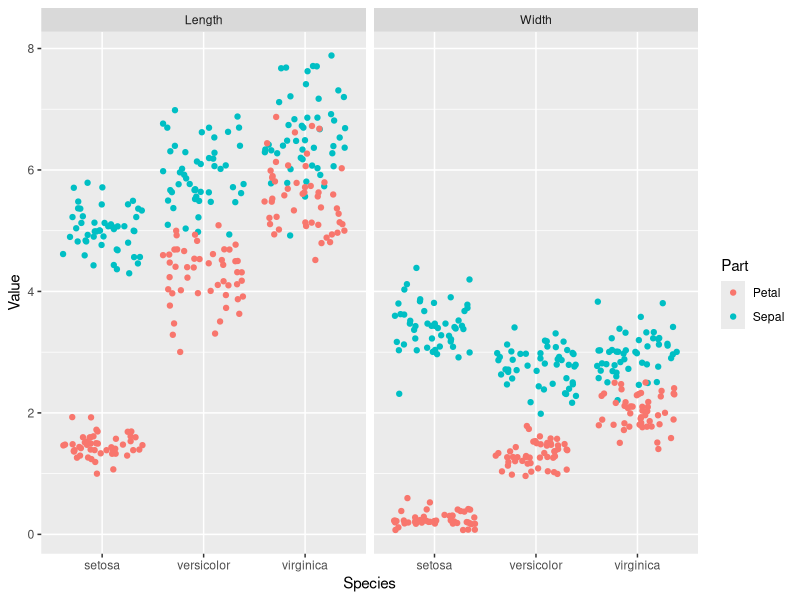
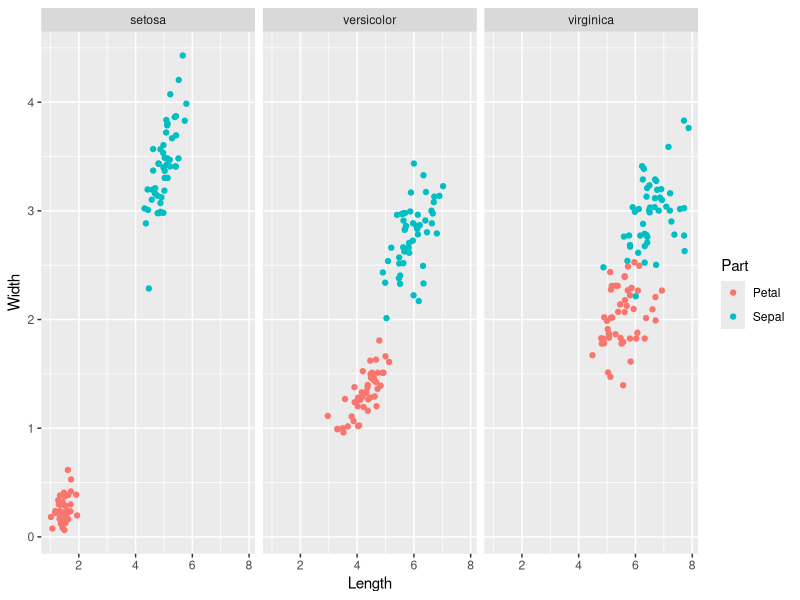
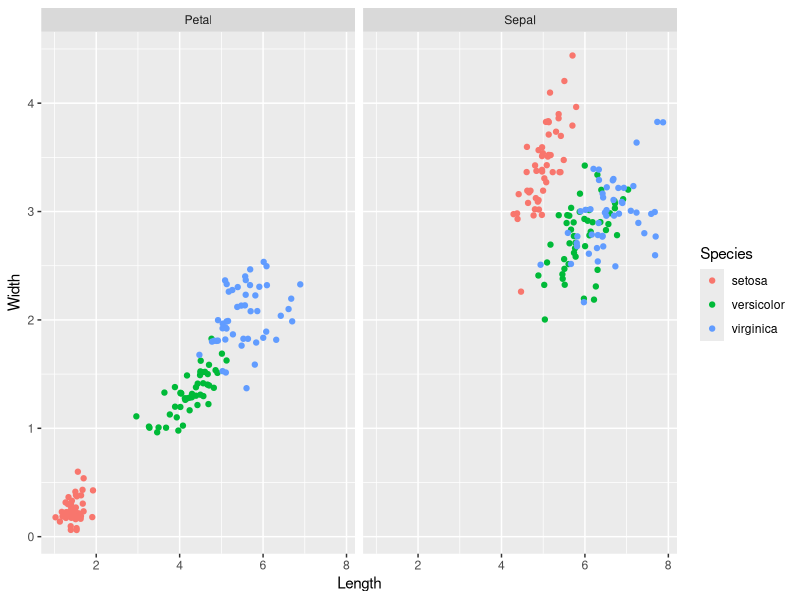

Reproduce these figures in R, in order.
## ---- chunk 1
library(tidyverse)
## ---- chunk 2
df <- as_tibble(iris)
str(df)
## ---- chunk 3
head(df)
## ---- chunk 4
df_long <- df %>% 
    gather(key = Part_Measure, value = Value, -Species) %>% #Gather columns
    separate(col = Part_Measure, into = c("Part", "Measure"), sep = "\\.") #Break gathered column into two columns
df_long$Measure <- as.factor(df_long$Measure)
head(df_long)
## ---- chunk 5
df$FlowerID <- 1:nrow(df)
df_wide <- df %>% 
    gather(key = Part_Measure, value = Value, -Species, -FlowerID) %>% 
    separate(col = Part_Measure, into = c("Part", "Measure"), sep = "\\.") %>% 
    spread(key = Measure, value = Value)
head(df_wide)
## ---- chunk 6
ggplot(df_long, aes(x = Species, y = Value, col = Part)) +
    geom_jitter()+
    facet_grid(. ~ Measure)
## ---- chunk 7
ggplot(df_wide, aes(x = Length, y = Width, col = Part)) +
    geom_jitter() +
    facet_grid(. ~ Species)
## ---- chunk 8
ggplot(df_wide, aes(x=Length, y = Width, col = Species)) +
    geom_jitter() +
    facet_grid(. ~ Part)
## ---- chunk 9
library(R6)
## ---- chunk 10
sigmoid <- function(x) {
    1/(1+exp(-x))
}

d_sigmoid <- function(x) {
    sigmoid(x)*(1-sigmoid(x))
}

softmax <- function(x) {
    exps <- exp(x-max(x))
    exps/sum(exps)
}

cross_entropy <- function(pred, real) {
    n_samples <- length(real)
    residuals <- pred - real
    residuals/n_samples
}
## ---- chunk 11
NeuralNetwork <- R6Class("NeuralNetwork",
    public = list(
        X = NULL, Y = NULL,
        W1 = NULL, B1 = NULL,
        W2 = NULL, B2 = NULL,
        Lr = NULL, Neurons = NULL,
        output = NULL,
        initialize = function(data, real, neurons = 5, rate = 0.0001) {
            self$X <- data
            self$Neurons <- neurons
            self$Lr <- rate
            ip_dim = dim(data)[2]
            op_dim = dim(real)[2]
            
            self$W1 <- matrix(rnorm(ip_dim*self$Neurons), ip_dim, self$Neurons)
            self$W2 <- matrix(rnorm(self$Neurons*op_dim), self$Neurons, op_dim)
            self$B1 <- matrix(0, 1, self$Neurons)
            self$B2 <- matrix(0, 1, op_dim)
            self$Y <- real
        },
        feedforward = function() {
            
        },
        backprop = function() {
            
        },
        predict = function() {
            
        }
    )
)
## ---- chunk 12
test_data <- data.matrix(df[,c(1:4)])
for (level in levels(df$Species)) {
    df[[level]] <- ifelse(df$Species == level, 1, 0)
}
test_real <- data.matrix(df[,levels(df$Species)])
## ---- chunk 13
myNN <- NeuralNetwork$new(data = test_data, real = test_real)
str(myNN)
## ---- chunk 14
B1 <- myNN$B1
B2 <- myNN$B2
W1 <- myNN$W1
W2 <- myNN$W2
X <- myNN$X
Y <- myNN$Y
